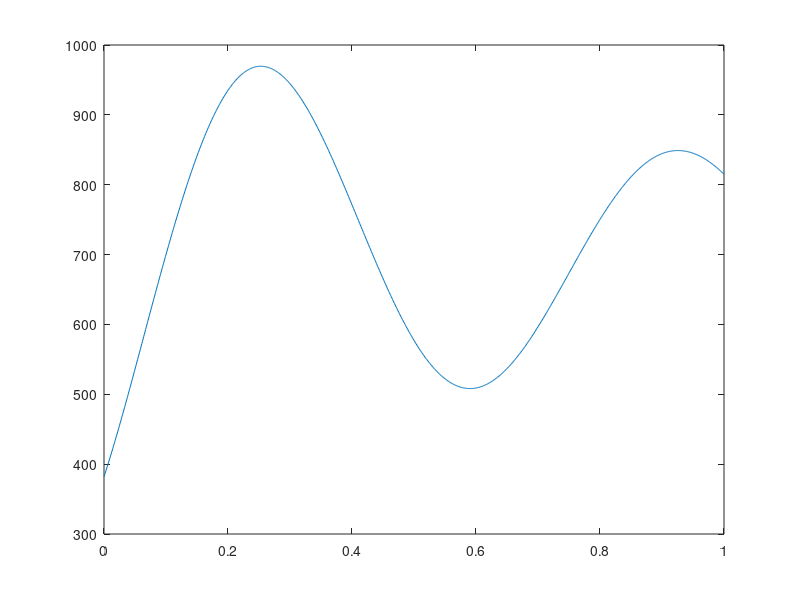

Here is the MATLAB script that generated this plot:
%% Data Rate
% clear all

n_UE = 100;
duration = 1e3; %1000ms or tti = 1s
t = linspace(0,1,duration);
data_Rate =  700 + 2100*sinc(3*t + 1.7);
plot(t,data_Rate)
IP_pckt_per_tti = ceil(data_Rate*1024/(1500*8));
data_Rate_UE = zeros(n_UE,duration);
for t = 1:duration
    chocolate = IP_pckt_per_tti(t);
    for i = 1:chocolate
        r = randi(100);
        data_Rate_UE(r,t) = data_Rate_UE(r,t)+1;
    end
end

%% ReTx RLC
RTT = 8; %Round-Trip Time for LTE
RLC_RTx = zeros(2,150); %Row1: PDUs, Row2: ACK_Timer (or NACK)
PER = 1e-06; %Packet Error Rate
n_GBR_UEs = 50;
IP_pckt_per_tti_GBR = sum(data_Rate_UE(1:n_GBR_UEs,:),1);
IP_pckt_per_tti_NonGBR = sum(data_Rate_UE(n_GBR_UEs+1:end,:),1);

for tti = 1:duration
    %1. Copy packets to RLC RTx
    first = find(~RLC_RTx(1,:),1); %index of first 0
    if(~isempty(first)) %if buffer is not full
       RLC_RTx(1,first:min(150,IP_pckt_per_tti_GBR(tti)+first-1))=1;
    end
    
    %2. Receive ACK/NACK
    if first~=1
        for i = 1:first-1
            if mod(RLC_RTx(2,i),8)==0
                if binornd(1,PER)~=1 %ACK or NACK
                    RLC_RTx(:,i)=0;
                end
                
            end
        end
    end
    
    %Rearrage Buffer Elements
    temp_i = find(RLC_RTx(1,:));
    RLC_RTx(:,1:length(temp_i)) = RLC_RTx(:,temp_i);
    RLC_RTx(:,length(temp_i)+1:end) = 0;
    
    
    %3. Increment the count of RLC_RTx
    first = find(~RLC_RTx(1,:),1); %index of first 0
    RLC_RTx(2,1:first-1) = RLC_RTx(2,1:first-1) + 1;
end

% function BW_req()
